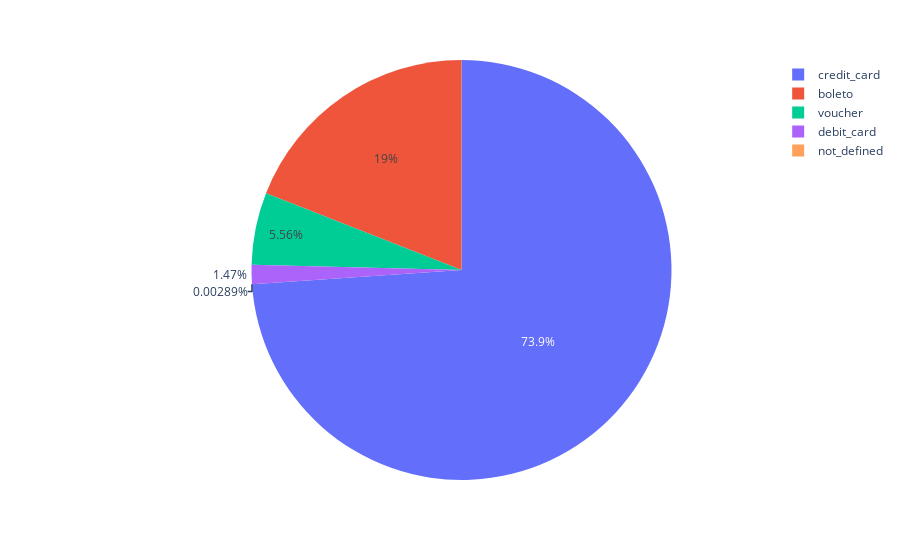

The code cell stored with this chart in its notebook:
### Code cell
# composisi jenis pembayaran
fig=px.pie(df_payment,names=df_payment.payment_type.unique(),values=df_payment.payment_type.value_counts())
fig.show()

### Figure 1 — Plotly figure (JSON) as saved in the notebook; plotly's stock layout.template omitted (floating-point values rounded to 4 significant figures)
{"data": [{"domain": {"x": [0, 1], "y": [0, 1]}, "hovertemplate": "label=%{label}<br>value=%{value}<extra></extra>", "labels": ["credit_card", "boleto", "voucher", "debit_card", "not_defined"], "legendgroup": "", "name": "", "showlegend": true, "type": "pie", "values": [76795, 19784, 5775, 1529, 3]}], "layout": {"legend": {"tracegroupgap": 0}, "margin": {"t": 60}}}
